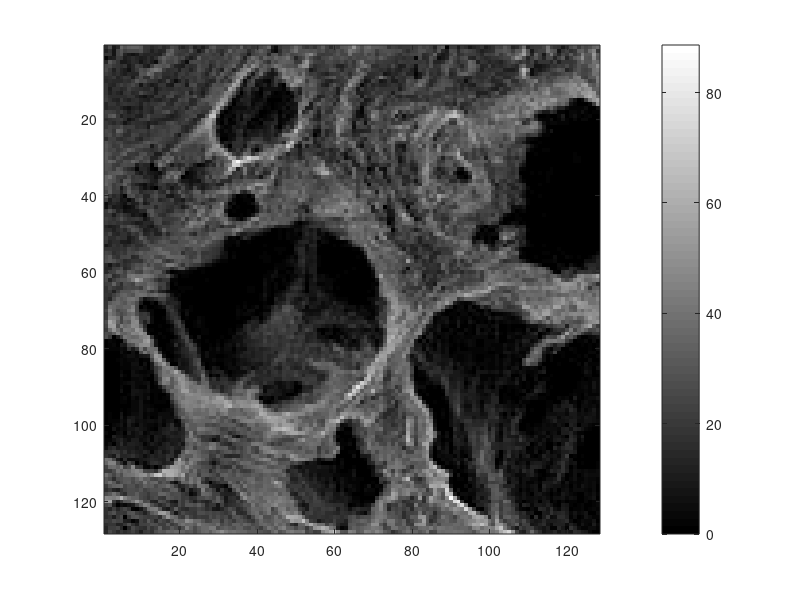
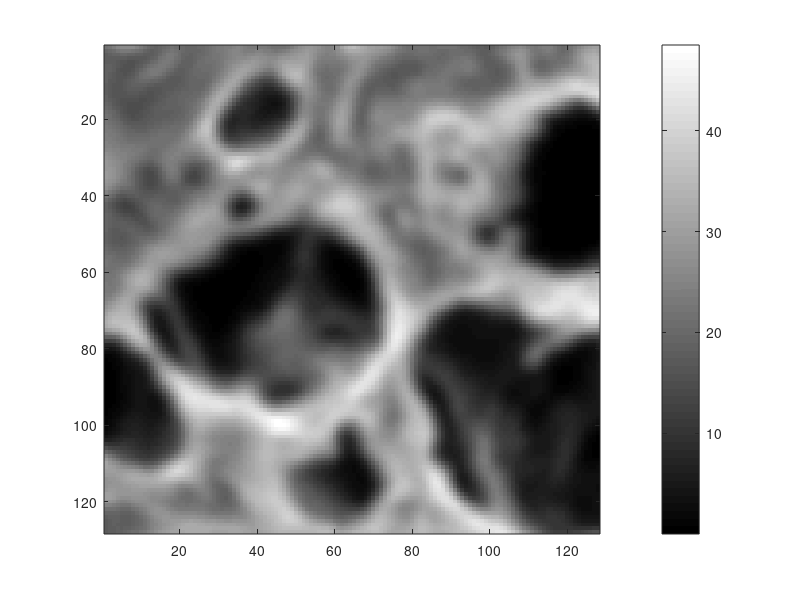

Here is the MATLAB script that generated these plots, in order: (Note: this script raises an error after producing the figures.)
%  
%  Image deblurring inverse problem with periodic boundary conditions.
%
%% Generate data and build regularization matrix.
  clear all, close all
  load GaussianBlur440_normal
  %load satellite.mat
  x_true = 100*f_true/max(f_true(:)); 
  clear PSF f_true beta g sigma 
  [nx,ny]=size(x_true);
  % Generate data on 256^2 grid w/ periodic BCs, then restrict to 128^2.
  h      = 1/nx;
  x      = [-0.5+h/2:h:0.5-h/2]';
  [X,Y]  = meshgrid(x);
  sig    = 2*h;
  kernel = exp(-((X-h/2).^2+(Y-h/2).^2)/2/sig^2);
  kernel = kernel/sum(sum(kernel));
  ahat   = fft2(fftshift(kernel));
  Ax     = real(ifft2(ahat.*fft2(x_true)));
  % Extract 128x128 subregion from Ax and x, add noise and plot.
  Ax     = Ax(101:228,101:228);
  x_true = x_true(101:228,101:228);
  [nx2,ny2]= size(Ax);
  err_lev= 2;
  noise  = err_lev/100 * norm(Ax(:)) / sqrt(nx2*ny2);
  b      = Ax + noise*randn(nx2,ny2);
  figure(1), imagesc(x_true), colormap(gray), colorbar, 

  % zero pad b and create the mask
  b_pad = padarray(b,[nx/4,ny/4]);
  bp_hat= fft2(b_pad);
  M     = padarray(ones(size(b)),[nx/4,ny/4]);
  figure(2), imagesc(Ax), colormap(gray), colorbar 

  %% Store CG iteration information
  params.max_cg_iter  = 250;   
  params.cg_step_tol  = 1e-4;    
  params.grad_tol     = 1e-4;  
  params.cg_io_flag   = 0;  
  params.cg_figure_no = [];
  params.precond      = 'Amult_circulant';
  params.ahat         = ahat;
  params.M            = M;
  % Store necessary info for matrix vector multiply (A*x) function
  Bmult               = 'Bmult_DataDriven';
  a_params.ahat       = ahat;
  a_params.M          = M;
  params.a_params     = a_params;
  
  % Choose the regularization parameter
  AtDb                = Amult_circulant(b_pad,conj(ahat));
  disp(' *** Computing regularization parameter using GCV *** ')
  RegParam_fn         = @(alpha) GCV_fn(alpha,b,AtDb,params,Bmult);
  alpha               = fminbnd(RegParam_fn,0,1);
  
  %% Use PCG to solve Bx=c.
  % Compute regularized solution for the chosen alpha.
  a_params.alpha         = alpha;
  params.a_params        = a_params;
  params.max_cg_iter     = 500;   
  params.cg_step_tol     = 1e-6;    
  params.grad_tol        = 1e-6;  
  params.precond         = 'Amult_circulant';
  params.precond_params  = 1./(abs(ahat).^2+alpha);
  disp(' *** Computing the regularized solution *** ')
  [xalpha,iter_hist]     = CG(zeros(nx,ny),AtDb,params,Bmult);

  % Plot the results.
  figure(3)
    imagesc(xalpha(nx/4+1:3*nx/4,ny/4+1:3*ny/4),[0,max(x_true(:))]), colorbar, colormap(gray)
  figure(4), 
    semilogy(iter_hist(:,2),'k','LineWidth',2), title('CG iteration vs. residual norm')
